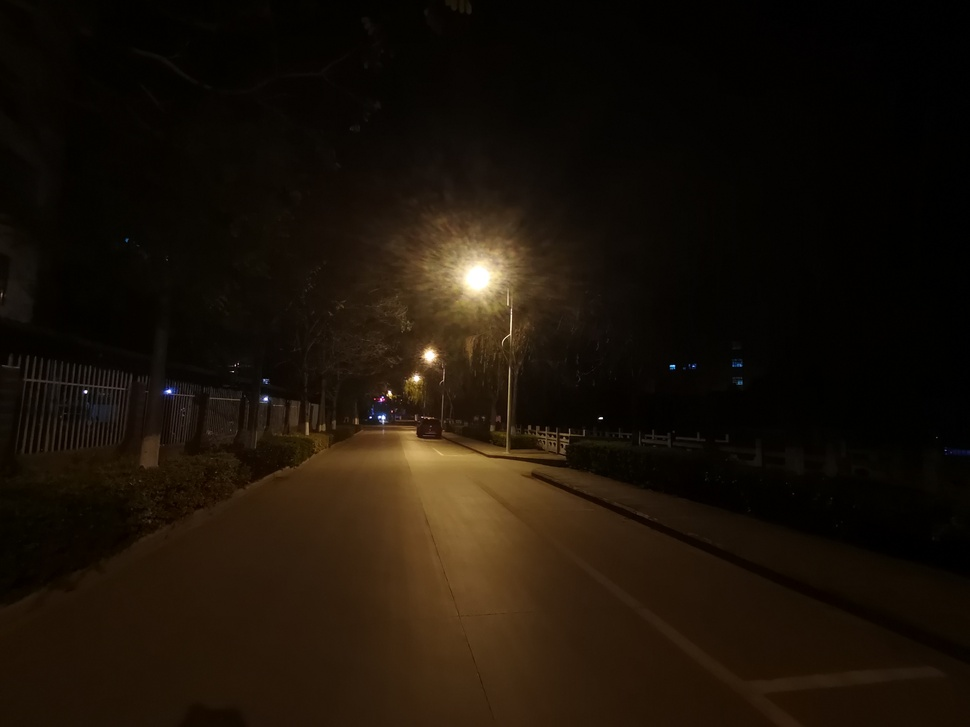
%> input picture images/1.jpg, 970 x 727 px, shrunk from 3264 x 2448 before the run
$ octave --eval "result = dong(imread('../images/1.jpg'));"   (GNU Octave 9; MATLAB toolbox functions it lacks are replaced by stand-ins)
%> lines starting %> are read from the running program, lines starting %| are printed output that depends on the picture; in (x1, y1, x2, y2) boxes, pixels count from 0 and x2, y2 are one past the last pixel; in counts of white or black regions, pixels touching at a corner belong together; the program's own positions count from 1
function d = dong( img ,w )
    if max(img(:)) > 1
        im = im2double(img);
    end
    isize = size(im);
    im =  padarray(im,[2*5,2*5,0],'replicate');
%> im: size 747x990x3 double
    if (~exist('w','var' ) || w<=0)
        w = 0.8;
    end

    R = 1 - im;
%     [Rd,~] = dehaze(R,w);
    Ir = R(:,:,1);
    Ig = R(:,:,2);
    Ib = R(:,:,3);

    Ir1 = Ir(:);
    Ig1 = Ig(:);
    Ib1 = Ib(:);
    Il = (Ir1+Ig1+Ib1)./3;
    n = length(Il);
    N = floor(n*0.002);

    Ir_d = ordfilt2(Ir,1,ones(7,7));
    Ig_d = ordfilt2(Ig,1,ones(7,7));
    Ib_d = ordfilt2(Ib,1,ones(7,7));
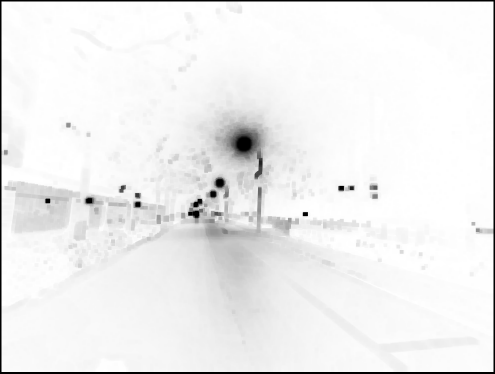
%> Ib_d: size 747x990 double (shown at 1/2 size); min 0, max 1, mean 0.939
    darkc = min(min(Ir_d(:),Ig_d(:)),Ib_d(:));
    [~, i] = sort(darkc,1,'descend');
    temp = Il(i(1:N));
%> temp = 1479 values, max 1 at index 1, min 0.996 at index 247, mean 0.998
    [~,j] = sort(temp,1,'descend');
%> j = 1479 values, max 1479 at index 855, min 1 at index 1, mean 740
    Ar = Ir1(i(j(1)));
%> Ar = 1
    Ag = Ig1(i(j(1)));
%> Ag = 1
    Ab = Ib1(i(j(1)));
%> Ab = 1
% exp(log())
    t = max(1-w.*min(min(Ir_d./Ar,Ig_d./Ag),Ib_d./Ab),10^(-7));
    lc = t<0.5;
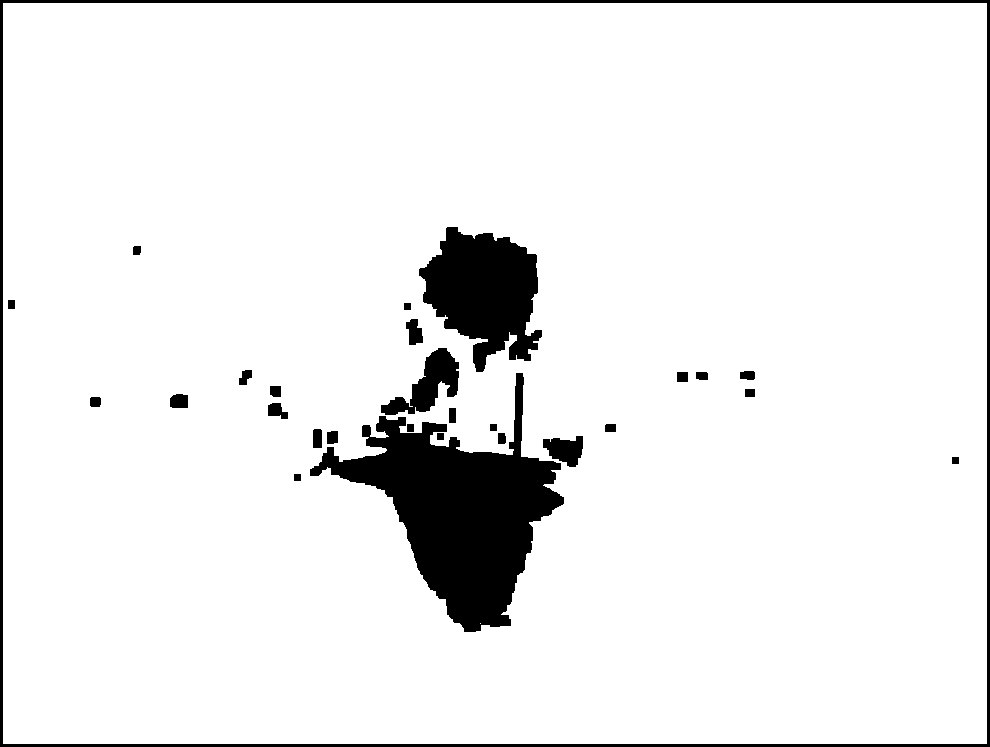
%> lc: size 747x990 logical; 92.9% white; 28 black regions, largest, box (x1, y1, x2, y2) and area: (310, 373, 564, 632) 25554, (419, 227, 542, 372) 11086, (0, 0, 990, 747) 10386
    t(lc) = 2 * t(lc).^2;

    Sr = (Ir - Ar)./t +Ar;
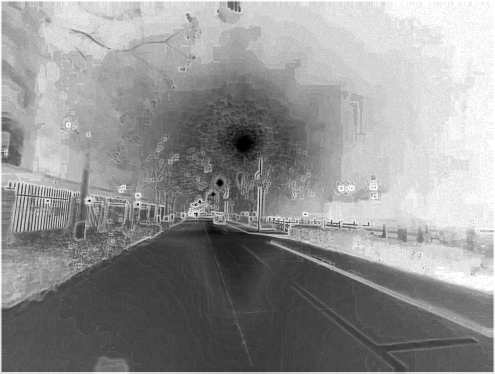
%> Sr: size 747x990 double (shown at 1/2 size); min 0, max 1, mean 0.576
    Sg = (Ig - Ag)./t +Ag;
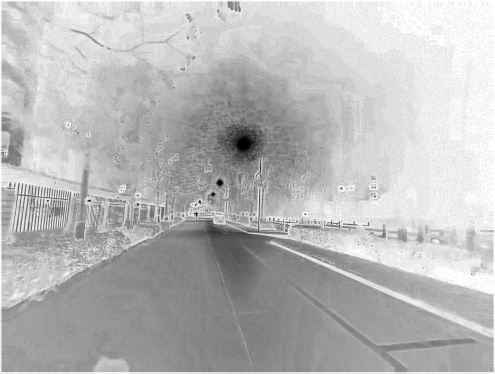
%> Sg: size 747x990 double (shown at 1/2 size); min 0, max 1, mean 0.726
    Sb = (Ib - Ab)./t +Ab;

    Rd = cat(3,Sr,Sg,Sb);
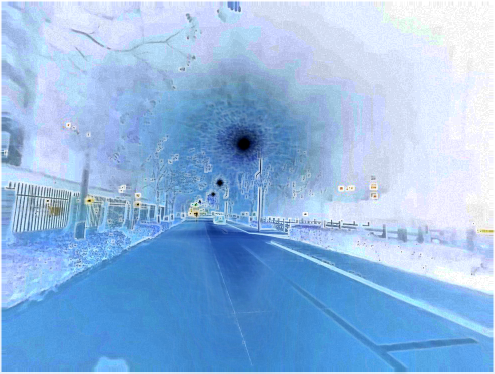
%> Rd: size 747x990x3 double (shown at 1/2 size); mean R, G, B 0.576, 0.726, 0.891
    d = 1-Rd(11:isize(1)+10,11:isize(2)+10,:);
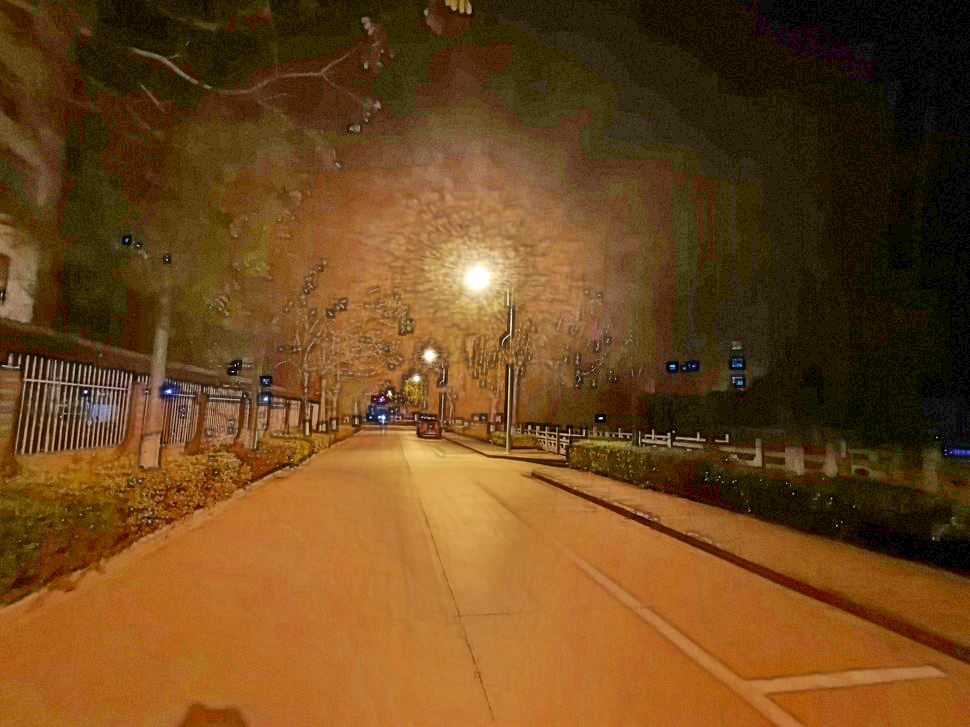
%> d: size 727x970x3 double; mean R, G, B 0.431, 0.28, 0.112

%Convert the processed image into the original image format
    c = class(img);
    switch c
    case 'uint8'
        d = im2uint8(d);
%> d: size 727x970x3 uint8
    case 'uint16'
        d = im2uint16(d);
    case 'double'
        d = im2double(d);
    otherwise
        error('Data type not supported by Image Processing Toolbox.');
    end
    figure,imshow(d),title('The results of processing by this method .');

$ run again, on images/10.jpg
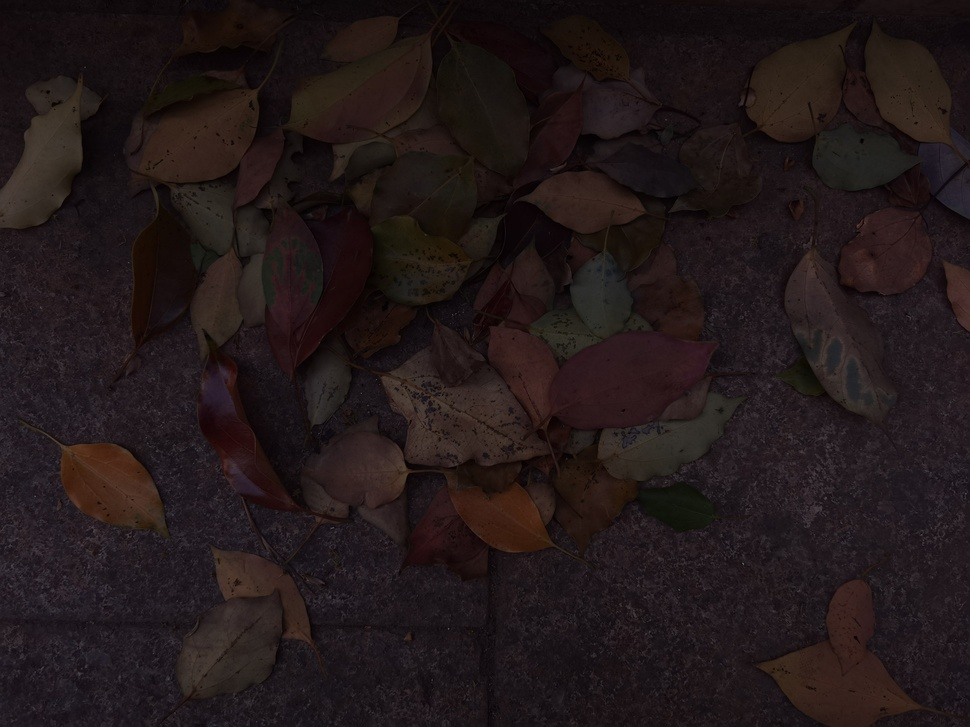
%> input picture images/10.jpg, 970 x 727 px, shrunk from 4096 x 3072 before the run
%> temp = 1479 values, max 0.99 at index 221, min 0.954 at index 1205, mean 0.97
%> j = 1479 values, max 1479 at index 1360, min 1 at index 7, mean 740
%> Ar = 0.984
%> Ag = 0.988
%> Ab = 0.996
%> in dong, `lc = t<0.5;`:
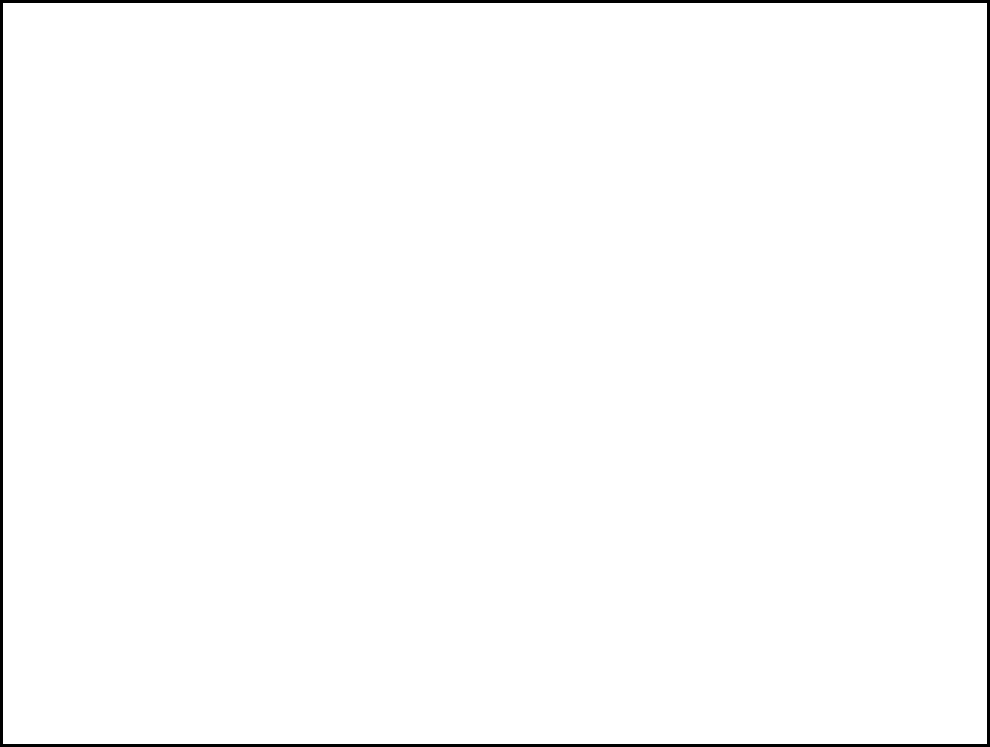
%> lc: size 747x990 logical; 98.6% white; 1 black region, box (x1, y1, x2, y2) and area: (0, 0, 990, 747) 10386
%> in dong, `d = im2uint8(d);`:
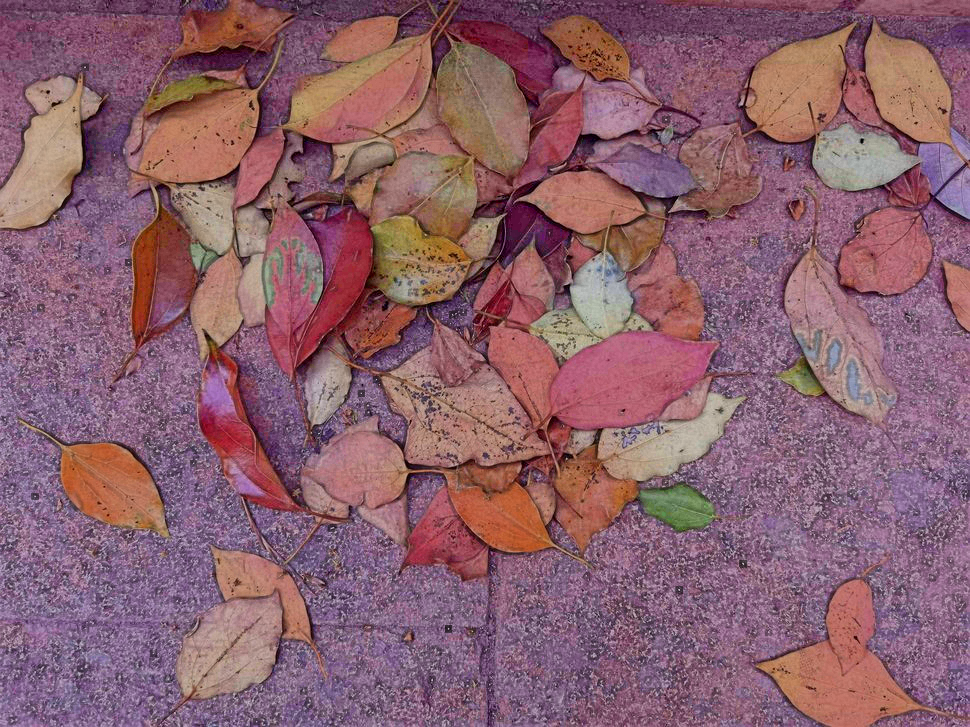
%> d: size 727x970x3 uint8; mean R, G, B 138.8, 96.8, 108.9

$ run again, on images/11.jpg
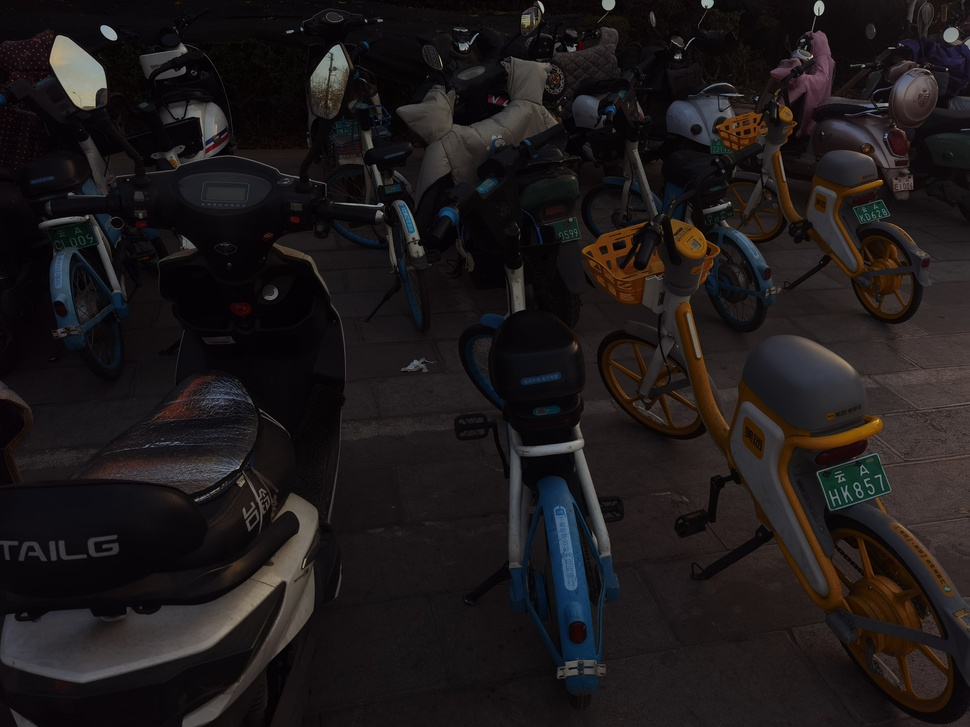
%> input picture images/11.jpg, 970 x 727 px, shrunk from 4096 x 3072 before the run
%> temp = 1479 values, max 0.991 at index 19, min 0.984 at index 1424, mean 0.986
%> j = 1479 values, max 1479 at index 1473, min 1 at index 3, mean 740
%> Ar = 0.988
%> Ab = 0.996
%> in dong, `lc = t<0.5;`:
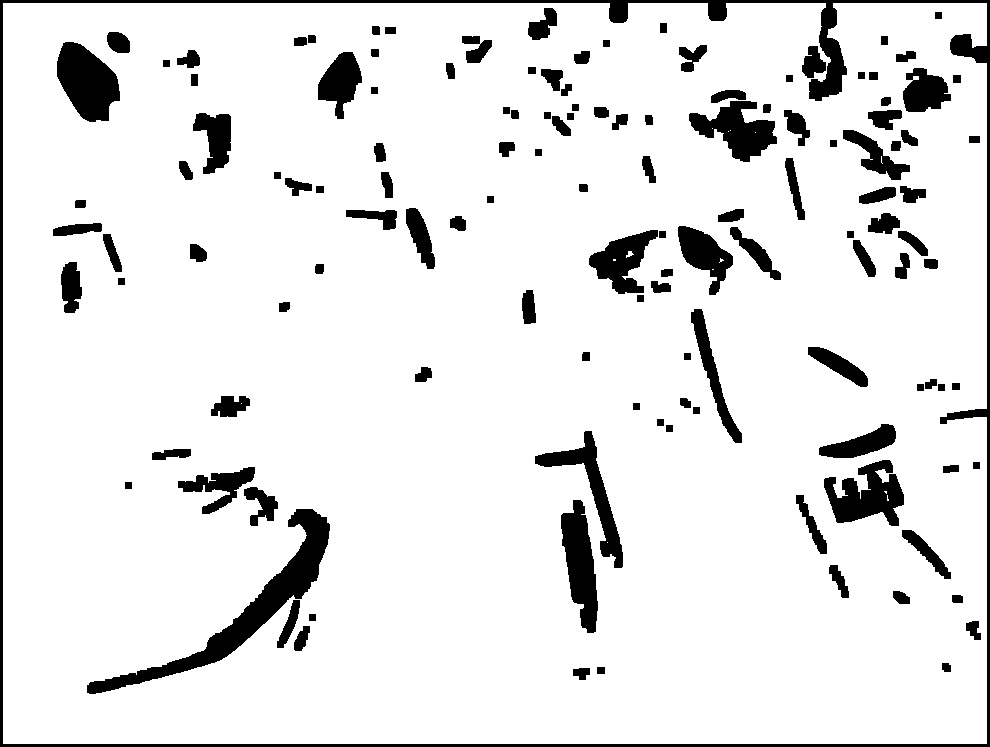
%> lc: size 747x990 logical; 90.2% white; 131 black regions, largest, box (x1, y1, x2, y2) and area: (0, 0, 990, 747) 13796, (87, 509, 330, 694) 6531, (57, 42, 120, 122) 3373
%> in dong, `d = im2uint8(d);`:
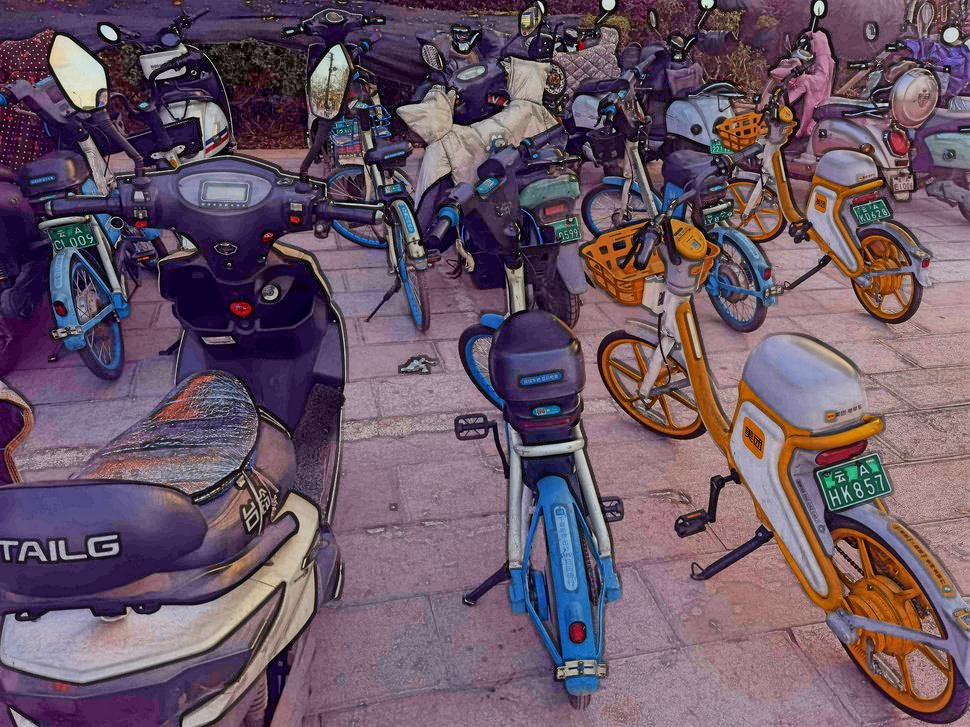
%> d: size 727x970x3 uint8; mean R, G, B 105.3, 85.8, 101.2
